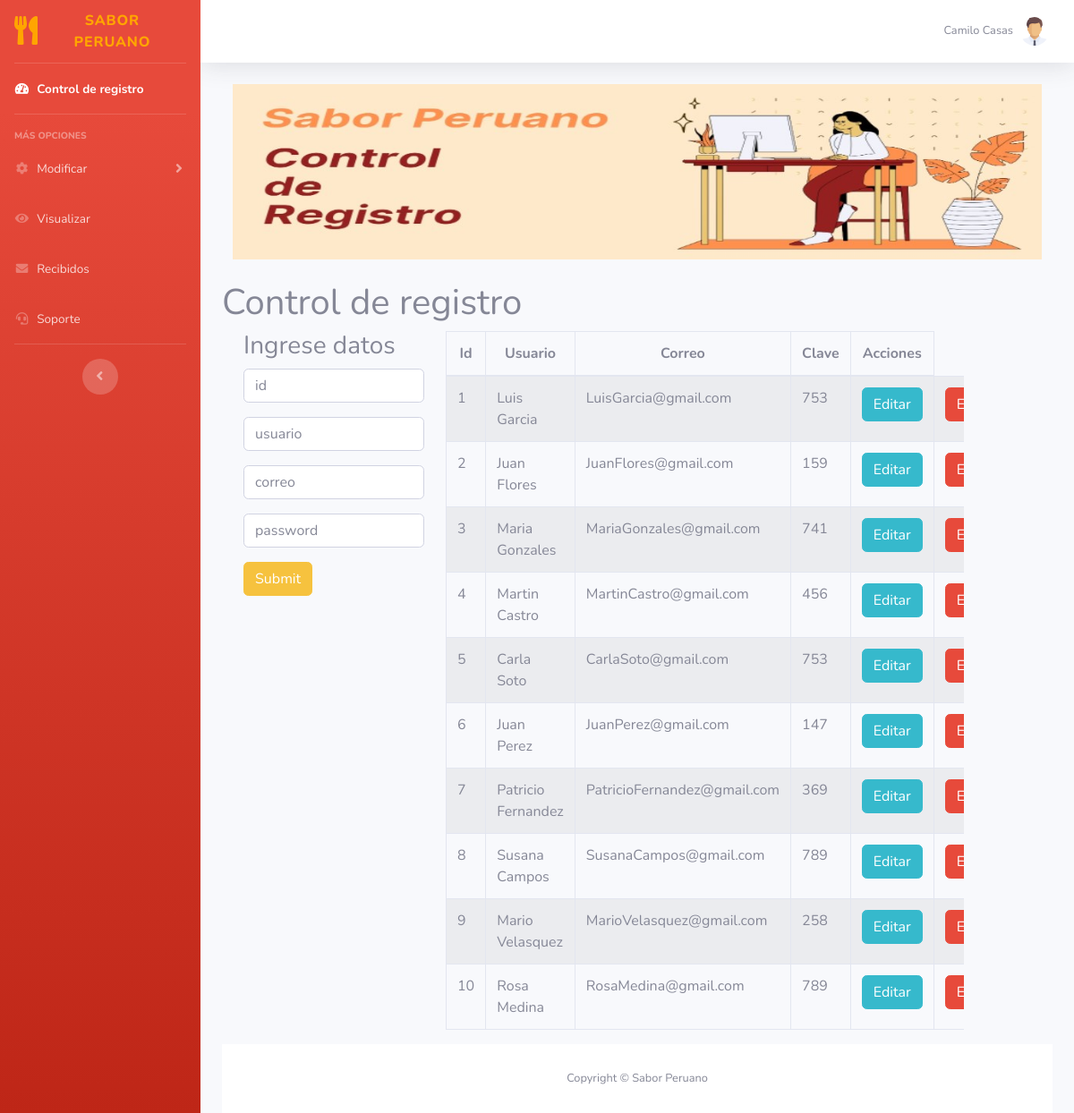
Page /views/index.php (signed in) on the committed database.
### tables this page shows
CREATE TABLE `users` (
  `id` int(11) NOT NULL,
  `usuario` varchar(200) NOT NULL,
  `correo` varchar(200) NOT NULL,
  `password` varchar(200) NOT NULL
);

### views/index.php (the view, shortened to what this page needs)
<?php require_once "inicio_sesion/dashboard/vistas/parte_superior.php"?>
<div class="container">
    <center><img src="/RESTAURANTE/views/img/pp1.jpg" alt="" class="col-md-12" ></center><br>
    <h1>Control de registro</h1>
 <?php
$objeto = new Conexion();
$conexion = $objeto->Conectar();
$consulta = "SELECT id, usuario, correo, password FROM users";
$resultado = $conexion->prepare($consulta);
$resultado->execute();
$data=$resultado->fetchAll(PDO::FETCH_ASSOC);
include("../controllers/controlador_conexion_v2.php");
?>
<div class="container">
         <div class="row">
            <div class="col-md-3">
                            <h3>Ingrese datos</h3>
                                <form action="../controllers/controlador_conexion_insertar_registros.php" method="POST">
                                    <input type="text" class="form-control mb-3" name="id" placeholder="id" required>
                                    <input type="text" class="form-control mb-3" name="usuario" placeholder="usuario" required>
                                    <input type="text" class="form-control mb-3" name="correo" placeholder="correo" required>
                                    <input type="text" class="form-control mb-3" name="password" placeholder="password" required>
                                    <input type="submit" class="btn btn-warning">
                                </form>
                        </div>
        <div class="col-md-8">
                    <div class="table-responsive">
                        <table id="tablaPersonas" class="table table-striped table-bordered table-condensed" style="width:100%">
                        <thead class="text-center">
                            <tr>
                                <th>Id</th>
                                <th>Usuario</th>
                                <th>Correo</th>
                                <th>Clave</th>
                                <th>Acciones</th>
                            </tr>
                        </thead>
                        <tbody>
                            <?php
                             foreach($data as $dat) {
                            ?>
                            <tr>
                                <td><?php echo $dat['id'] ?></td>
                                <td><?php echo $dat['usuario'] ?></td>
                                <td><?php echo $dat['correo'] ?></td>
                                <td><?php echo $dat['password'] ?></td>
                                <th><a href="actualizar_registros.php?id=<?php echo $dat['id'] ?>" class="btn btn-info">Editar</a></th>
                                <th><a href="../controllers/controlador_conexion_delete_registros.php?id=<?php echo $dat['id'] ?>" class="btn btn-danger">Eliminar</a></th>
                                </tr>
                                        <?php
                                            }
                                        ?>
                        </tbody>
                       </table>
                    </div>
                </div>
</div>
<?php require_once "inicio_sesion/dashboard/vistas/parte_inferior.php"?>

### views/inicio_sesion/dashboard/vistas/parte_superior.php (shortened to what this page needs)
<!DOCTYPE html>
<html lang="en">
<head>
  <link href="/RESTAURANTE/views/inicio_sesion/dashboard/vendor/fontawesome-free/css/all.min.css" rel="stylesheet" type="text/css">
  <link href="/RESTAURANTE/views/inicio_sesion/dashboard/css/sb-admin-2.min.css" rel="stylesheet">
    <link rel="stylesheet" type="text/css" href="/RESTAURANTE/views/inicio_sesion/dashboard/vendor/datatables/datatables.min.css"/>
    <link rel="stylesheet"  type="text/css" href="/RESTAURANTE/views/inicio_sesion/dashboard/vendor/datatables/DataTables-1.10.18/css/dataTables.bootstrap4.min.css">
</head>
<body id="page-top">
  <div id="wrapper">
    <ul class="navbar-nav bg-gradient-danger sidebar sidebar-dark accordion" id="accordionSidebar">
      <a class="sidebar-brand d-flex align-items-center justify-content-center" href="index.php">
        <div class="sidebar-brand-icon">
          <i class="fa fa-3x fa-utensils" style="color: orange"></i>
        </div>
        <div class="sidebar-brand-text mx-3" style="color: orange">Sabor Peruano<sup></sup></div>
      </a>
      <hr class="sidebar-divider my-0">
      <li class="nav-item active">
        <a class="nav-link" href="index.php">
          <i class="fas fa-fw fa-tachometer-alt"></i>
          <span>Control de registro</span></a>
      </li>
      <hr class="sidebar-divider">
      <div class="sidebar-heading">
        Más opciones
      </div>
      <li class="nav-item">
        <a class="nav-link collapsed" href="#" data-toggle="collapse" data-target="#collapseTwo" aria-expanded="true" aria-controls="collapseTwo">
          <i class="fas fa-fw fa-cog"></i>
          <span>Modificar</span>
        </a>
      </li>
<li class="nav-item">
        <a class="nav-link collapsed" href="/RESTAURANTE/views/inicio_sesion/dashboard/visualizar/inicio.php">
          <i class="fas fa-fw fa-eye"></i>
          <span >Visualizar</span>
        </a>
       </li>
       <li class="nav-item">
        <a class="nav-link collapsed" href="https://mail.google.com/mail/u/0/?tab=km#inbox">
        <i class="fas fa-fw fa-envelope"></i>
          <span >Recibidos</span>
        </a>
       </li>
       <li class="nav-item">
        <a class="nav-link collapsed" href="https://app.landbot.io/gui/chats_v4">
          <i class="fas fa-fw fa-headset"></i>
          <span >Soporte</span>
        </a>
       </li>
      <hr class="sidebar-divider d-none d-md-block">
      <div class="text-center d-none d-md-inline">
        <button class="rounded-circle border-0" id="sidebarToggle"></button>
      </div>
    </ul>
    <div id="content-wrapper" class="d-flex flex-column">
      <div id="content">
        <nav class="navbar navbar-expand navbar-light bg-white topbar mb-4 static-top shadow">
          <ul class="navbar-nav ml-auto">
            <li class="nav-item dropdown no-arrow d-sm-none">
            <li class="nav-item dropdown no-arrow">
              <a class="nav-link dropdown-toggle" href="#" id="userDropdown" role="button" data-toggle="dropdown" aria-haspopup="true" aria-expanded="false">
                <span class="mr-2 d-none d-lg-inline text-gray-600 small"><?php echo $_SESSION["s_usuario"];?></span>
                <img class="img-profile rounded-circle" src="/RESTAURANTE/views/inicio_sesion/dashboard/img/user.png">
              </a>
            </li>
          </ul>
        </nav>

### views/inicio_sesion/dashboard/vistas/parte_inferior.php (shortened to what this page needs)
      </div>
      <footer class="sticky-footer bg-white">
        <div class="container my-auto">
          <div class="copyright text-center my-auto">
            <span>Copyright &copy; Sabor Peruano </span>
          </div>
        </div>
      </footer>
    </div>
  </div>
</body>
</html>

### rows in the picture
users: id "1", usuario "Luis Garcia", correo "LuisGarcia@gmail.com", password "753"
users: id "2", usuario "Juan Flores", correo "JuanFlores@gmail.com", password "159"
users: id "3", usuario "Maria Gonzales", correo "MariaGonzales@gmail.com", password "741"
users: id "4", usuario "Martin Castro", correo "MartinCastro@gmail.com", password "456"
users: id "5", usuario "Carla Soto", correo "CarlaSoto@gmail.com", password "753"
users: id "6", usuario "Juan Perez", correo "JuanPerez@gmail.com", password "147"
users: id "7", usuario "Patricio Fernandez", correo "PatricioFernandez@gmail.com", password "369"
users: id "8", usuario "Susana Campos", correo "SusanaCampos@gmail.com", password "789"
users: id "9", usuario "Mario Velasquez", correo "MarioVelasquez@gmail.com", password "258"
users: id "10", usuario "Rosa Medina", correo "RosaMedina@gmail.com", password "789"

### other values in the picture
$_SESSION["s_usuario"] "Camilo Casas"
